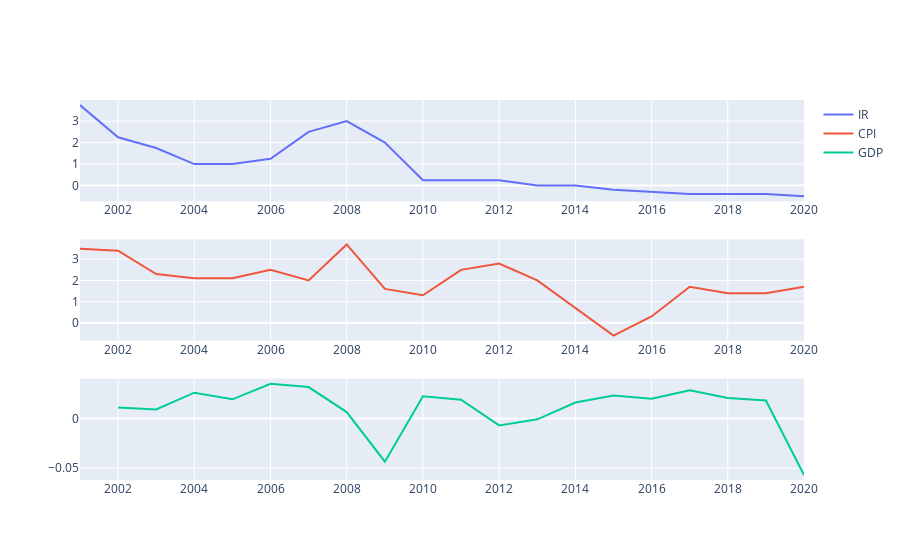

The notebook cell this image was saved under:
### Code cell
fig = make_subplots(rows=3, cols=1)
fig.add_trace(go.Scatter(x=df.dropna().index, y=df.dropna().IR_EU, name="IR"), row=1, col=1)
fig.add_trace(go.Scatter(x=df.dropna().index, y=df.dropna().CPI_EU, name="CPI"), row=2, col=1)
fig.add_trace(go.Scatter(x=df.dropna().index, y=df.dropna().GDP_EU.pct_change(), name="GDP"), row=3, col=1)
fig.show()
